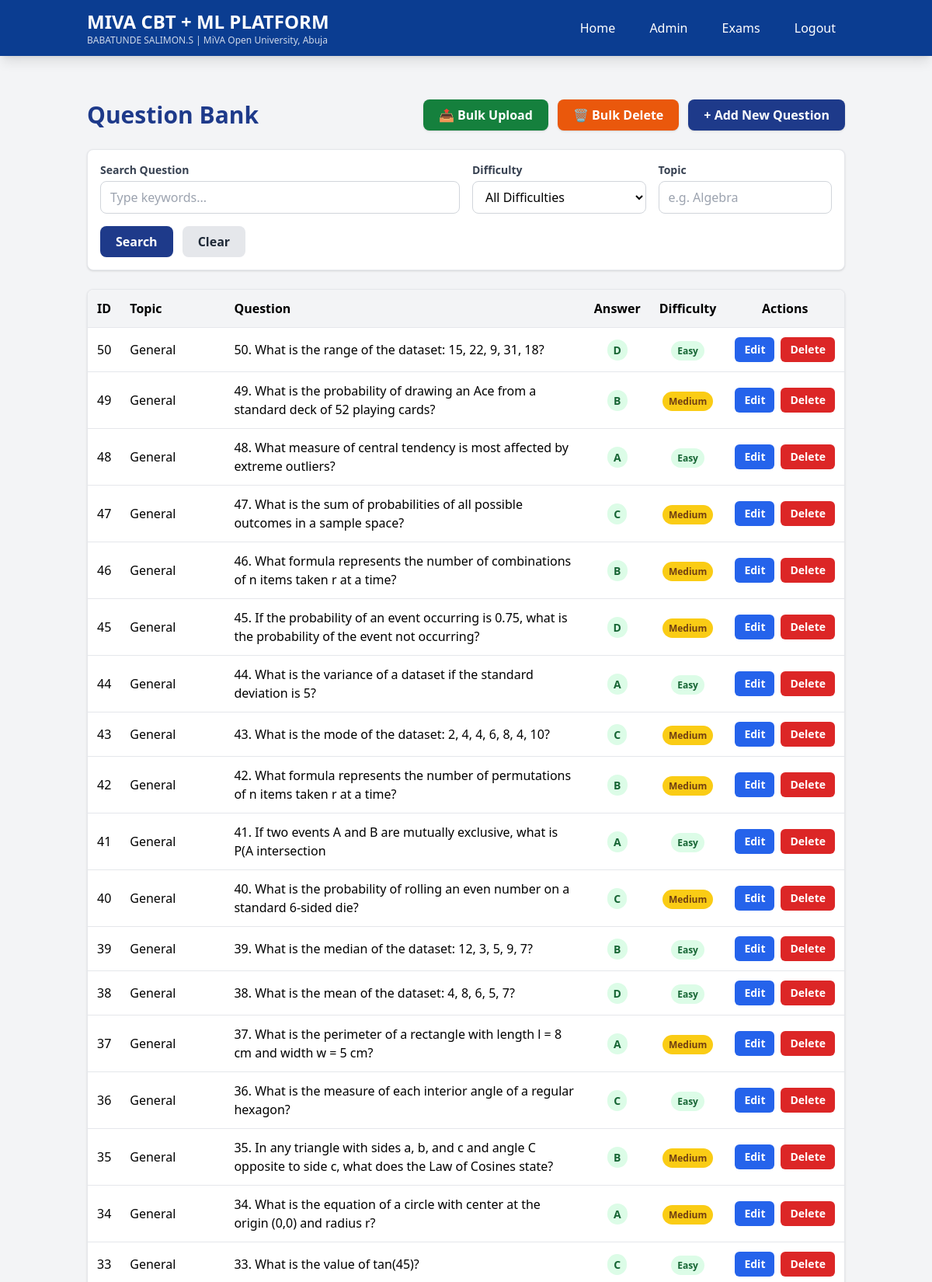
The app's page /questions/search (upper part) with its own data.
### tables this page shows
CREATE TABLE Questions (question_id INTEGER PRIMARY KEY AUTOINCREMENT, question_text TEXT NOT NULL, option_a TEXT, option_b TEXT, option_c TEXT, option_d TEXT, correct_answer TEXT CHECK(correct_answer IN ('A','B','C','D')), difficulty TEXT DEFAULT 'Medium', topic TEXT DEFAULT 'General', source_flag TEXT, image_path TEXT, created_at TIMESTAMP DEFAULT CURRENT_TIMESTAMP);

### app.py (the view)
@app.route('/questions')
@app.route("/questions/search")
def questions_list():
    db = get_db()
    q = request.args.get("q", ""); difficulty = request.args.get("difficulty", ""); topic = request.args.get("topic", "")
    sql = "SELECT * FROM Questions WHERE 1=1"; params = []
    if q: sql += " AND question_text LIKE?"; params.append(f"%{q}%")
    if difficulty: sql += " AND difficulty =?"; params.append(difficulty)
    if topic: sql += " AND topic LIKE?"; params.append(f"%{topic}%")
    sql += " ORDER BY question_id DESC"
    qs = db.execute(sql, params).fetchall()
    db.close()
    return render_template("question_bank.html", questions=qs, q=q, difficulty=difficulty, topic=topic)

### app.py (called while the page is built)
def get_db():
    conn = sqlite3.connect(DB_PATH)
    conn.row_factory = sqlite3.Row
    return conn

### templates/question_bank.html (shortened to what this page needs)
{% extends "base.html" %}
{% block content %}
<div class="flex justify-between items-center mb-6">
    <h2 class="text-3xl font-bold text-blue-900">Question Bank</h2>
    <div class="flex gap-3">
        <a href="{{ url_for('bulk_upload') }}"
           class="bg-green-700 text-white px-5 py-2 rounded-lg font-bold hover:bg-green-800 shadow flex items-center gap-2">
            📤 Bulk Upload
        </a>
        <button id="bulkDeleteBtnTop" onclick="toggleBulkMode()"
           class="bg-orange-600 text-white px-5 py-2 rounded-lg font-bold hover:bg-orange-700 shadow flex items-center gap-2">
            🗑️ Bulk Delete
        </button>
        <a href="{{ url_for('upload_questions') }}"
           class="bg-blue-900 text-white px-5 py-2 rounded-lg font-bold hover:bg-blue-950 shadow flex items-center gap-2">
            + Add New Question
        </a>
    </div>
</div>
<form method="GET" action="{{ url_for('questions_list') }}" class="bg-white p-4 rounded-lg shadow border mb-6">
    <div class="grid grid-cols-1 md:grid-cols-4 gap-4 items-end">
        <div class="md:col-span-2">
            <label class="block text-sm font-semibold text-gray-700 mb-1">Search Question</label>
            <input type="text" name="q" value="{{ q }}"
                   class="w-full border border-gray-300 bg-white rounded-lg px-3 py-2 focus:ring-2 focus:ring-blue-900 focus:border-blue-900 focus:outline-none"
                   placeholder="Type keywords...">
        </div>
        <div>
            <label class="block text-sm font-semibold text-gray-700 mb-1">Difficulty</label>
            <select name="difficulty" class="w-full border border-gray-300 bg-white rounded-lg px-3 py-2 focus:ring-2 focus:ring-blue-900 focus:border-blue-900 focus:outline-none">
                <option value="">All Difficulties</option>
            </select>
        </div>
        <div>
            <label class="block text-sm font-semibold text-gray-700 mb-1">Topic</label>
            <input type="text" name="topic" value="{{ topic }}"
                   class="w-full border border-gray-300 bg-white rounded-lg px-3 py-2 focus:ring-2 focus:ring-blue-900 focus:border-blue-900 focus:outline-none"
                   placeholder="e.g. Algebra">
        </div>
    </div>
    <div class="flex gap-3 mt-4">
        <button type="submit" class="bg-blue-900 text-white px-5 py-2 rounded-lg font-bold hover:bg-blue-950">Search</button>
        <a href="{{ url_for('questions_list') }}" class="bg-gray-200 text-gray-800 px-5 py-2 rounded-lg font-bold hover:bg-gray-300">Clear</a>
    </div>
</form>
<form method="POST" id="bulkForm" action="{{ url_for('bulk_delete_questions') }}" onsubmit="return confirmBulkDelete()">
<div class="bg-white rounded-lg shadow border overflow-x-auto mb-4">
<table class="w-full">
  <thead class="bg-gray-100">
    <tr>
      <th class="p-3 text-left">ID</th>
      <th class="p-3 text-left">Topic</th>
      <th class="p-3 text-left">Question</th>
      <th class="p-3 text-center">Answer</th>
      <th class="p-3 text-center">Difficulty</th>
      <th class="p-3 text-center">Actions</th>
    </tr>
  </thead>
  <tbody>
    {% for q in questions %}
    <tr class="border-t hover:bg-gray-50">
      <td class="p-3">{{ q.question_id }}</td>
      <td class="p-3">{{ q.topic }}</td>
      <td class="p-3">
        {{ q.question_text[:120]}}{% if q.question_text|length > 120 %}...{% endif %}
      </td>
      <td class="p-3 text-center">
        <span class="bg-green-100 text-green-800 px-2 py-1 rounded-full text-sm font-bold">{{ q.correct_answer }}</span>
      </td>
      <td class="p-3 text-center">
        {% set diff = q.difficulty|lower %}
        {% if diff == 'easy' %}
            <span class="bg-green-100 text-green-800 px-2 py-1 rounded-full text-xs font-bold">Easy</span>
        {% elif diff == 'medium' %}
            <span class="bg-yellow-400 text-yellow-900 px-2 py-1 rounded-full text-xs font-bold">Medium</span>
        {% elif diff == 'hard' %}
            <span class="bg-red-600 text-white px-2 py-1 rounded-full text-xs font-bold">HARD</span>
        {% else %}
            <span class="bg-gray-100 text-gray-800 px-2 py-1 rounded-full text-xs font-bold">{{ q.difficulty }}</span>
        {% endif %}
      </td>
      <td class="p-3">
        <div class="flex gap-2 justify-center">
            <a href="{{ url_for('edit_question', question_id=q.question_id) }}"
               class="bg-blue-600 text-white px-3 py-1.5 rounded-md text-sm font-semibold hover:bg-blue-700">Edit</a>
            <a href="{{ url_for('delete_question', question_id=q.question_id) }}"
               onclick="return confirm('Are you sure you want to delete this question?')"
               class="bg-red-600 text-white px-3 py-1.5 rounded-md text-sm font-semibold hover:bg-red-700">Delete</a>
        </div>
      </td>
    </tr>
    {% else %}
    <tr><td colspan="7" class="p-6 text-center text-gray-500">No questions found. Click "Add New Question" to upload.</td></tr>
    {% endfor %}
  </tbody>
</table>
</div>
</form>
{% endblock %}

### templates/base.html (style rules this page uses)
body { font-family: 'Inter', sans-serif; }

### records on screen
Questions: question_id "50", topic "General", question_text "50. What is the range of the dataset: 15, 22, 9, 31, 18?", correct_answer "D", shows "Easy"
Questions: question_id "49", topic "General", question_text "49. What is the probability of drawing an Ace from a standard deck of 52 playing cards?", correct_answer "B", shows "Medium"
Questions: question_id "48", topic "General", question_text "48. What measure of central tendency is most affected by extreme outliers?", correct_answer "A", shows "Easy"
Questions: question_id "47", topic "General", question_text "47. What is the sum of probabilities of all possible outcomes in a sample space?", correct_answer "C", shows "Medium"
Questions: question_id "46", topic "General", question_text "46. What formula represents the number of combinations of n items taken r at a time?", correct_answer "B", shows "Medium"
Questions: question_id "45", topic "General", question_text "45. If the probability of an event occurring is 0.75, what is the probability of the event not occurring?", correct_answer "D", shows "Medium"
Questions: question_id "44", topic "General", question_text "44. What is the variance of a dataset if the standard deviation is 5?", correct_answer "A", shows "Easy"
Questions: question_id "43", topic "General", question_text "43. What is the mode of the dataset: 2, 4, 4, 6, 8, 4, 10?", correct_answer "C", shows "Medium"
Questions: question_id "42", topic "General", question_text "42. What formula represents the number of permutations of n items taken r at a time?", correct_answer "B", shows "Medium"
Questions: question_id "41", topic "General", question_text "41. If two events A and B are mutually exclusive, what is P(A intersection", correct_answer "A", shows "Easy"
Questions: question_id "40", topic "General", question_text "40. What is the probability of rolling an even number on a standard 6-sided die?", correct_answer "C", shows "Medium"
Questions: question_id "39", topic "General", question_text "39. What is the median of the dataset: 12, 3, 5, 9, 7?", correct_answer "B", shows "Easy"
Questions: question_id "38", topic "General", question_text "38. What is the mean of the dataset: 4, 8, 6, 5, 7?", correct_answer "D", shows "Easy"
Questions: question_id "37", topic "General", question_text "37. What is the perimeter of a rectangle with length l = 8 cm and width w = 5 cm?", correct_answer "A", shows "Medium"
Questions: question_id "36", topic "General", question_text "36. What is the measure of each interior angle of a regular hexagon?", correct_answer "C", shows "Easy"
Questions: question_id "35", topic "General", question_text "35. In any triangle with sides a, b, and c and angle C opposite to side c, what does the Law of Cosines state?", correct_answer "B", shows "Medium"
Questions: question_id "34", topic "General", question_text "34. What is the equation of a circle with center at the origin (0,0) and radius r?", correct_answer "A", shows "Medium"
Questions: question_id "33", topic "General", question_text "33. What is the value of tan(45)?", correct_answer "C", shows "Easy"
